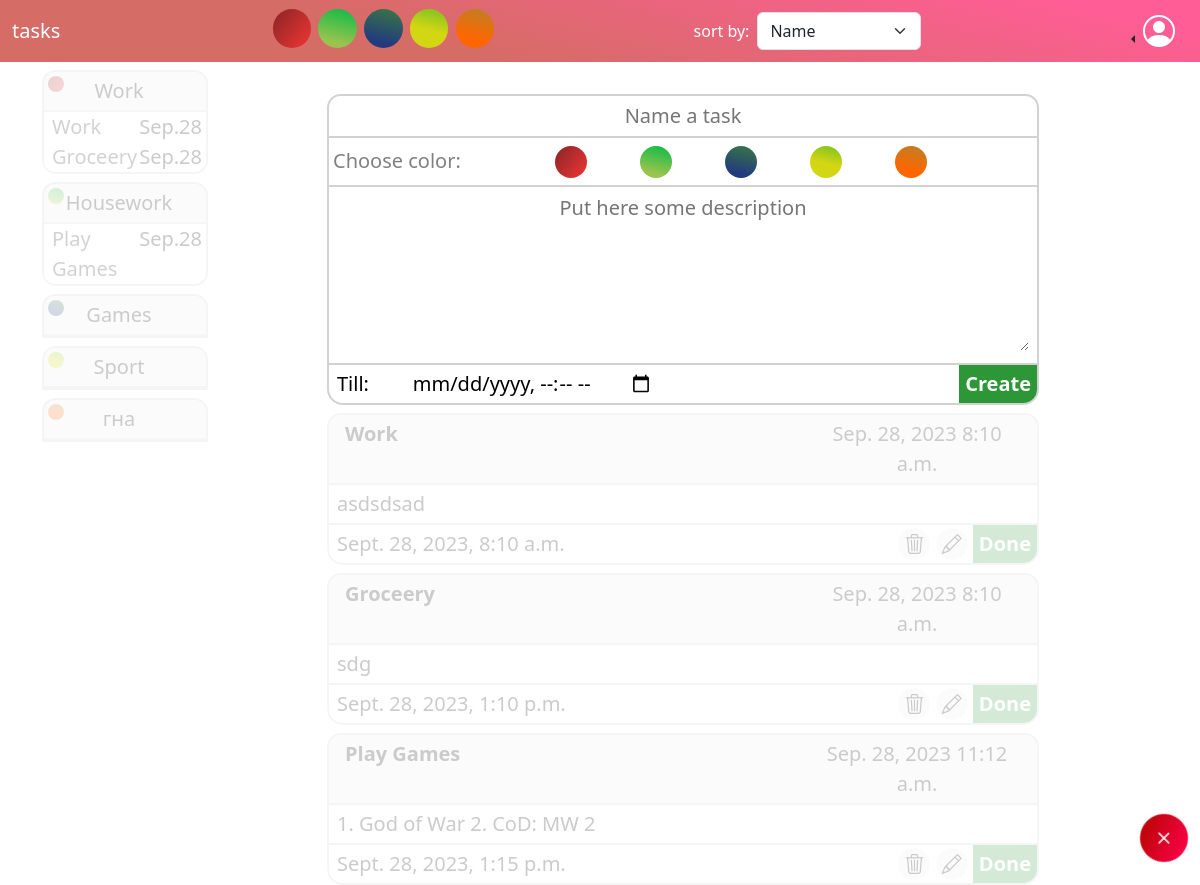
/create, run on the app's committed database.
### taskmanager/models.py (models this page shows, shortened)
class ColorModel(models.Model):
    name = models.CharField(max_length=50)
    class Colors(models.IntegerChoices):
        RED = 1,
        GREEN = 2,
        BLUE = 3,
        YELLOW = 4,
        ORANGE = 5,
    color = models.IntegerField(choices=Colors.choices, unique=True, default=Colors.RED)
    class Meta:
        verbose_name = 'color'
        verbose_name_plural = 'colors'

class TaskModel(models.Model):
    title = models.CharField(max_length=50)
    color = models.ForeignKey(to='ColorModel',to_field='color', on_delete=models.PROTECT, related_name='tasks')
    description = models.TextField()
    expiration_date = models.DateTimeField()
    creation_date = models.DateTimeField(auto_now_add=True)
    last_edit_date = models.DateTimeField(auto_now=True)

### taskmanager/views.py (the view)
# urls.py: path('create', TaskCreateView.as_view(), name='create'),
class TaskCreateView(CreateView):
    template_name = 'taskcreate.html'
    form_class = TaskCreateForm
    success_url = '/'
    def get_context_data(self, **kwargs):
        context = super().get_context_data(**kwargs)
        context['tasks'] = TaskModel.objects.order_by('expiration_date')
        context['colors'] = ColorModel.objects.all()
        return context

### taskmanager/forms.py
class TaskCreateForm(ModelForm):
    class Meta:
        model=TaskModel
        fields = ('title','color','description','expiration_date')

### taskmanager/templates/taskcreate.html (shortened to what this page needs)
{% load static %}
<!DOCTYPE html>
<html lang="en">
<head>
  <link rel="stylesheet" href="https://cdn.jsdelivr.net/npm/bootstrap-icons@1.11.0/font/bootstrap-icons.css">
  <link href="https://cdn.jsdelivr.net/npm/bootstrap@5.3.2/dist/css/bootstrap.min.css" rel="stylesheet"
>
  <link rel="stylesheet" href="{% static 'style.css' %}">
</head>
<body>
<nav class="navbar navbar-expand-lg " style="background: rgb(196,42,34);
  background: linear-gradient(14deg, rgba(196, 42, 34, 0.692) 36%, rgba(255, 0, 89, 0.637) 91%); padding: 0;">
  <div class="container-fluid">
    <a href="http://127.0.0.1:5500/" class="navbar-brand text-white ">tasks</a>
    <div>
      <div class="mx-auto">
        <button class="color-button" style="background: rgb(221,50,50);
          background: linear-gradient(308deg, rgba(221,50,50,1) 20%, rgba(143,38,38,1) 93%);"></button>
        <button class="color-button" style="background: rgb(154,196,78);
          background: linear-gradient(14deg, rgba(154,196,78,1) 20%, rgba(23,187,72,1) 93%);"></button>
        <button class="color-button" style="background: rgb(34,59,126);
          background: linear-gradient(14deg, rgba(34,59,126,1) 20%, rgba(56,115,74,1) 93%);"></button>
        <button class="color-button" style="background: rgb(211,214,18);
          background: linear-gradient(14deg, rgba(211,214,18,1) 47%, rgba(144,198,31,1) 86%);"></button>
        <button class="color-button" style="background: rgb(255,102,0);
          background: linear-gradient(14deg, rgba(255,102,0,1) 28%, rgba(196,124,34,1) 90%);"></button>
      </div>
    </div>
    <div class="d-flex justify-content-center">
      <a class="text-decoration-none text-white my-auto me-2 ">sort by:</a>
      <div class="mx-auto">
        <select class="form-select" aria-label="Default select example">
          <option selected>Name</option>
        </select>
      </div>
    </div>
    <div class="dropstart">
      <a class="btn dropdown-toggle" href="#" role="button" data-bs-toggle="dropdown" aria-expanded="false">
        <i class="bi bi-person-circle text-white fs-2"></i>
      </a>
    </div>
  </div>
</nav>
<div class="container" style="  font-size: 1.25rem;">
  <div class="row">
    <div class="task-stat col-2 mt-2 other-tasks-create">
      {% for color in colors %}
        <div class="mb-2">
          <div class="task-title pt-1 pb-1">
            {% if color.color == 1 %}
              <div class="task-color" style="background: rgb(221,50,50);
          background: linear-gradient(308deg, rgba(221,50,50,1) 20%, rgba(143,38,38,1) 93%);"></div>
            {% elif color.color == 2 %}
              <div class="task-color" style="background: rgb(154,196,78);
                      background: linear-gradient(14deg, rgba(154,196,78,1) 20%, rgba(23,187,72,1) 93%);"></div>
            {% elif color.color == 3 %}
              <div class="task-color" style="background: rgb(34,59,126);
                      background: linear-gradient(14deg, rgba(34,59,126,1) 20%, rgba(56,115,74,1) 93%);"></div>
            {% elif color.color == 4 %}
              <div class="task-color" style="background: rgb(211,214,18);
                      background: linear-gradient(14deg, rgba(211,214,18,1) 47%, rgba(144,198,31,1) 86%);"></div>
            {% elif color.color == 5 %}
              <div class="task-color" style="background: rgb(255,102,0);
                      background: linear-gradient(14deg, rgba(255,102,0,1) 28%, rgba(196,124,34,1) 90%);"></div>
            {% endif %}
            <a class="a-task-counter-title">{{ color.name }}</a>
            <a class="a-task-counter-info" style="  width: 2rem;"></a>
          </div>
          <div class="task-counter-div">
            {% for task in tasks %}
              {% if color.color == task.color.color %}
                <div class="task-counter-task">{{ task.title }} <a class="a-task-counter-info">{{ task.expiration_date|date:"M.d" }}</a></div>
              {% endif %}
            {% endfor %}
          </div>
        </div>
      {% endfor %}
    </div>
    <div class="col-1">
    </div>
    <div class="task-stat col-8 row">
      <form method="post" action="{% url 'create' %}">
        <div class="new-task-animation">
          <div class="new-task-title pt-1 pb-1">
            <input type="text" class="input" autofocus name="title" placeholder="Name a task">
          </div>
          <div class="new-task-color pt-2">
            <a class="text-decoration-none ps-1 " style="position:sticky; color: gray;">Choose color:</a>
            <div class="mx-auto pb-0">
              {% for color in colors %}
                {% if color.color == 1 %}
                  <button type="button" class="new-color-button" id="1" style="background: rgb(221,50,50);
                      background: linear-gradient(308deg, rgba(221,50,50,1) 20%, rgba(143,38,38,1) 93%);"></button>
                {% elif color.color == 2 %}
                  <button type="button" class="new-color-button" id="2" style="background: rgb(154,196,78);
                      background: linear-gradient(14deg, rgba(154,196,78,1) 20%, rgba(23,187,72,1) 93%);"></button>
                {% elif color.color == 3 %}
                  <button type="button" class="new-color-button" id="3" style="background: rgb(34,59,126);
                      background: linear-gradient(14deg, rgba(34,59,126,1) 20%, rgba(56,115,74,1) 93%);"></button>
                {% elif color.color == 4 %}
                  <button type="button" class="new-color-button" id="4" style="background: rgb(211,214,18);
                      background: linear-gradient(14deg, rgba(211,214,18,1) 47%, rgba(144,198,31,1) 86%);"></button>
                {% elif color.color == 5 %}
                  <button type="button" class="new-color-button" id="5" style="background: rgb(255,102,0);
                      background: linear-gradient(14deg, rgba(255,102,0,1) 28%, rgba(196,124,34,1) 90%);"></button>
                {% endif %}
              {% endfor %}
            </div>
          </div>
          <div class="task-desc ps-2 pe-2 pt-1 pb-1">
            <a class="text-decoration-none text-black"><textarea style="height: 10rem;"
                                                                 name="description" placeholder="Put here some description"></textarea></a>
          </div>
          <div class="task-bottom ">
            <a class="ms-2 me-2 text-decoration-none text-black pt-1 pb-1">Till: <input name="expiration_date" class="input"
                                                                                        type="datetime-local"></a>
            <div>
              <button class="done-button pt-1 pb-1" style="background: rgb(45, 150, 54);"><b
                    class="text-white">Create</b></button>
            </div>
          </div>
        </div>
      </form>
      {% for task in tasks %}
        <div class="mt-2 other-tasks-create">
          <div class="task-title pt-1 pb-1">
            <a class="a-task-title" style=><b>{{ task.title }}</b></a>
            <a class="a-task-info">{{ task.creation_date|date:"M. d, Y P" }}</a>
          </div>
          <div class="task-desc ps-2 pe-2 pt-1 pb-1">
            <a class="text-decoration-none text-black">{{ task.description }}</a>
          </div>
          <div class="task-bottom ">
            <a class="ms-2 me-2 text-decoration-none text-black pt-1 pb-1">{{ task.expiration_date }}</a>
            <div>
              <button class="task-bottom-icon "><i class="bi bi-trash3"></i></button>
              <button class="task-bottom-icon"><i class="bi bi-pencil"></i></button>
              <button class="done-button pt-1 pb-1" style="background: rgb(45, 150, 54);"><b
                    class="text-white" disabled="disabled">Done</b></button>
            </div>
          </div>
        </div>
      {% endfor %}
    </div>
  </div>
  <a href="{% url 'index' %}">
    <button class="add-button-create">+</button>
  </a>
</div>
</body>
</html>

### static/style.css (style rules this page uses)
.add-button-create { position: fixed; width: 6vh; height: 6vh; border: 0; border-radius: 50px; top: 92%; left: 95%; background: rgb(193, 5, 12); background: linear-gradient(70deg, rgba(193, 5, 12, 1) 17%, rgba(255, 0, 74, 1) 97%); animation-duration: 1s; animation-name: rotate-icon; padding: 0; color: white; font-size: 2rem; font-family: 'Times New Roman', Times, serif; transform: rotate(45deg); }
.new-task-animation { animation-duration: 2s; animation-name: create-slide-down; }
.other-tasks-create { opacity: 20%; animation-duration: .5s; animation-name: create-start; }
.color-button { margin-right: .2rem; width: 2.4rem; height: 2.4rem; border: 0; border-radius: 50px; }
.task-color { width: 1rem; height: 1rem; border: 0; border-radius: 50px; margin-left: .25rem; display: inline; }
.task-stat { border-color: rgb(211, 210, 210); }
.task-title { border-top-right-radius: .85rem; border-top-left-radius: .85rem; background-color: rgba(211, 210, 210, 0.466); overflow: hidden; border: .15rem solid rgb(211, 210, 210); display: flex; justify-content: space-between; }
.a-task-title { text-decoration: none; color: black; margin-left: 1rem; justify-content: space-between; }
.a-task-info { text-decoration: none; color: black; text-align: center; margin-right: 1rem; width: 13rem; }
.task-counter-div { border: .15rem solid; border-color: rgb(211, 210, 210); border-top: 0; padding-left: .25rem; border-bottom-right-radius: .85rem; border-bottom-left-radius: .85rem; }
.task-counter-task { border: 0; display: flex; justify-content: space-between; padding-left: .25rem; border-bottom-right-radius: .85rem; border-bottom-left-radius: .85rem; }
.a-task-counter-title { text-decoration: none; color: black; display: flex; }
.a-task-counter-info { text-decoration: none; color: black; text-align: center; padding-right: .25rem; }
.task-bottom { border: .15rem solid; border-color: rgb(211, 210, 210); border-bottom-left-radius: 1rem; border-bottom-right-radius: 1rem; padding: 0; display: flex; justify-content: space-between; }
.task-bottom-icon { border: 0px; border-radius: 10rem; }
.task-desc { border-left: .15rem solid; border-right: .15rem solid; border-color: rgb(211, 210, 210); background-color: white; }
.done-button { border: 0; border-bottom-right-radius: .86rem; }
.new-task-title { border-top-right-radius: .85rem; border-top-left-radius: .85rem; overflow: hidden; border: .15rem solid rgb(211, 210, 210); display: flex; justify-content: center; }
.new-task-color { overflow: hidden; border: .15rem solid rgb(211, 210, 210); border-top: 0; display: flex; }
.new-color-button { width: 2rem; height: 2rem; border: 0; border-radius: 50px; margin-left: 1rem; margin-right: 2rem; }
.input { outline: none; border: 0; text-align: center; }
textarea { outline: none; border: 0; text-align: center; width: 100%; }

### data on the page
ColorModel: color 1 (drawn), name "Work"
TaskModel: title "Work", expiration_date "Sep.28", creation_date "Sep. 28, 2023 8:10 a.m.", description "asdsdsad", expiration_date "Sept. 28, 2023, 8:10 a.m."
TaskModel: title "Groceery", expiration_date "Sep.28", creation_date "Sep. 28, 2023 8:10 a.m.", description "sdg", expiration_date "Sept. 28, 2023, 1:10 p.m."
ColorModel: color 2 (drawn), name "Housework"
TaskModel: title "Play Games", expiration_date "Sep.28", creation_date "Sep. 28, 2023 11:12 a.m.", description "1. God of War 2. CoD: MW 2", expiration_date "Sept. 28, 2023, 1:15 p.m."
ColorModel: color 3 (drawn), name "Games"
ColorModel: color 4 (drawn), name "Sport"
ColorModel: color 5 (drawn), name "гна"
